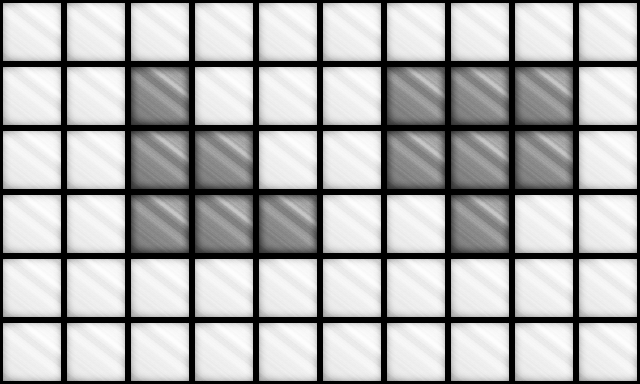

This is a level from a 2D game, rendered from its Tiled map with the project's own tilesets. A one-line summary and the complete map file follow:
An orthogonal 10x6 tile map with 64x64 px tiles, 1 tile layer (Tile Layer 1), 2 tilesets and 2 objects.

<map version="1.0" orientation="orthogonal" renderorder="right-down" width="10" height="6" tilewidth="64" tileheight="64" nextobjectid="5">
 <tileset firstgid="1" name="greyblock" tilewidth="64" tileheight="64" tilecount="1" columns="1">
  <image source="greyblock.png" width="64" height="64" />
 </tileset>
 <tileset firstgid="2" name="whiteblock" tilewidth="64" tileheight="64" tilecount="1" columns="1">
  <image source="whiteblock.png" width="64" height="64" />
 </tileset>
 <layer name="Tile Layer 1" width="10" height="6">
  <data encoding="csv">
2,2,2,2,2,2,2,2,2,2,
2,2,1,2,2,2,1,1,1,2,
2,2,1,1,2,2,1,1,1,2,
2,2,1,1,1,2,2,1,2,2,
2,2,2,2,2,2,2,2,2,2,
2,2,2,2,2,2,2,2,2,2
</data>
 </layer>
 <objectgroup color="#ff0000" name="Object Layer 1">
  <object id="1" x="64" y="256" width="64" height="64">
   <ellipse />
  </object>
  <object id="4" x="448" y="256" width="64" height="64">
   <ellipse />
  </object>
 </objectgroup>
</map>
